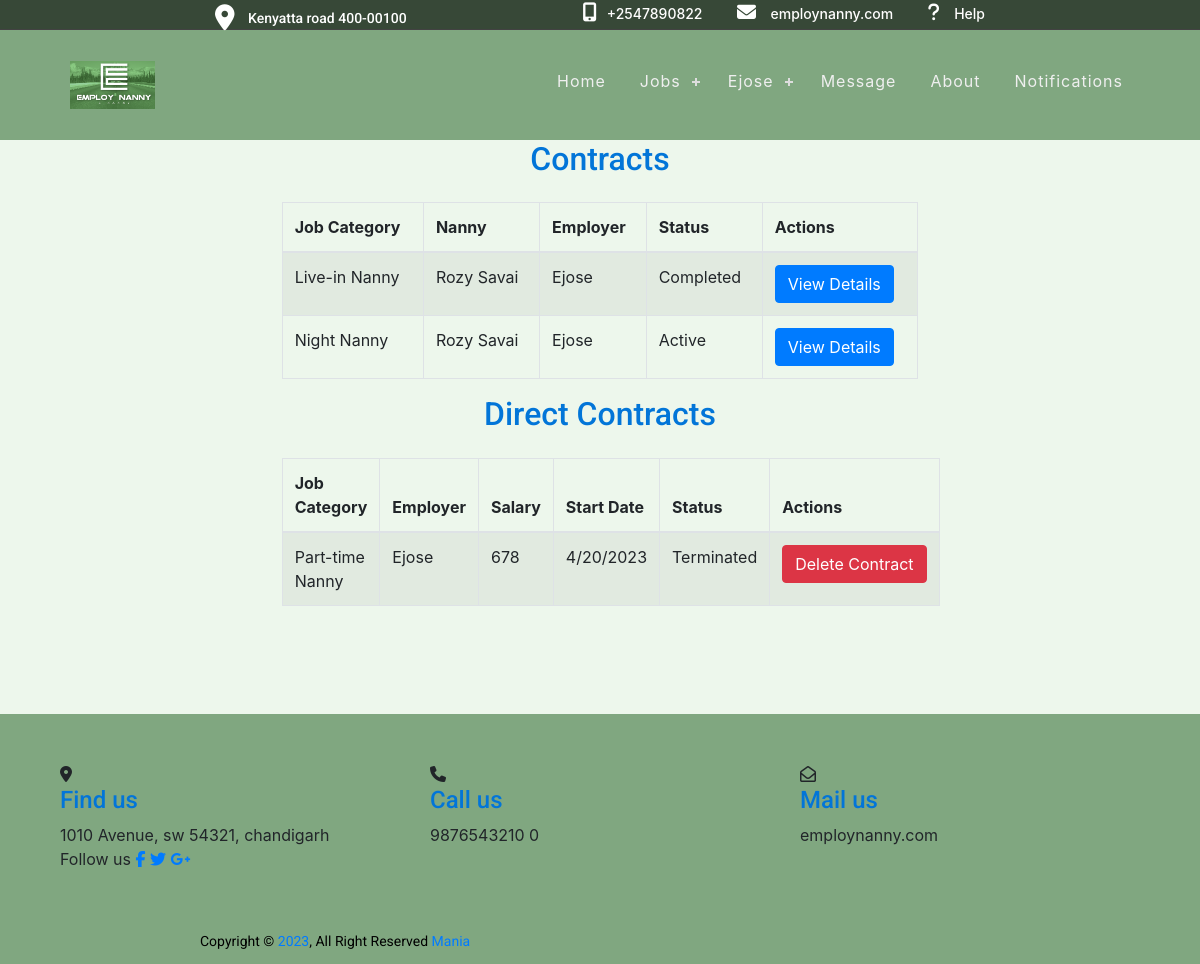
The page /contracts/all/ (signed in) on the database as committed earlier.
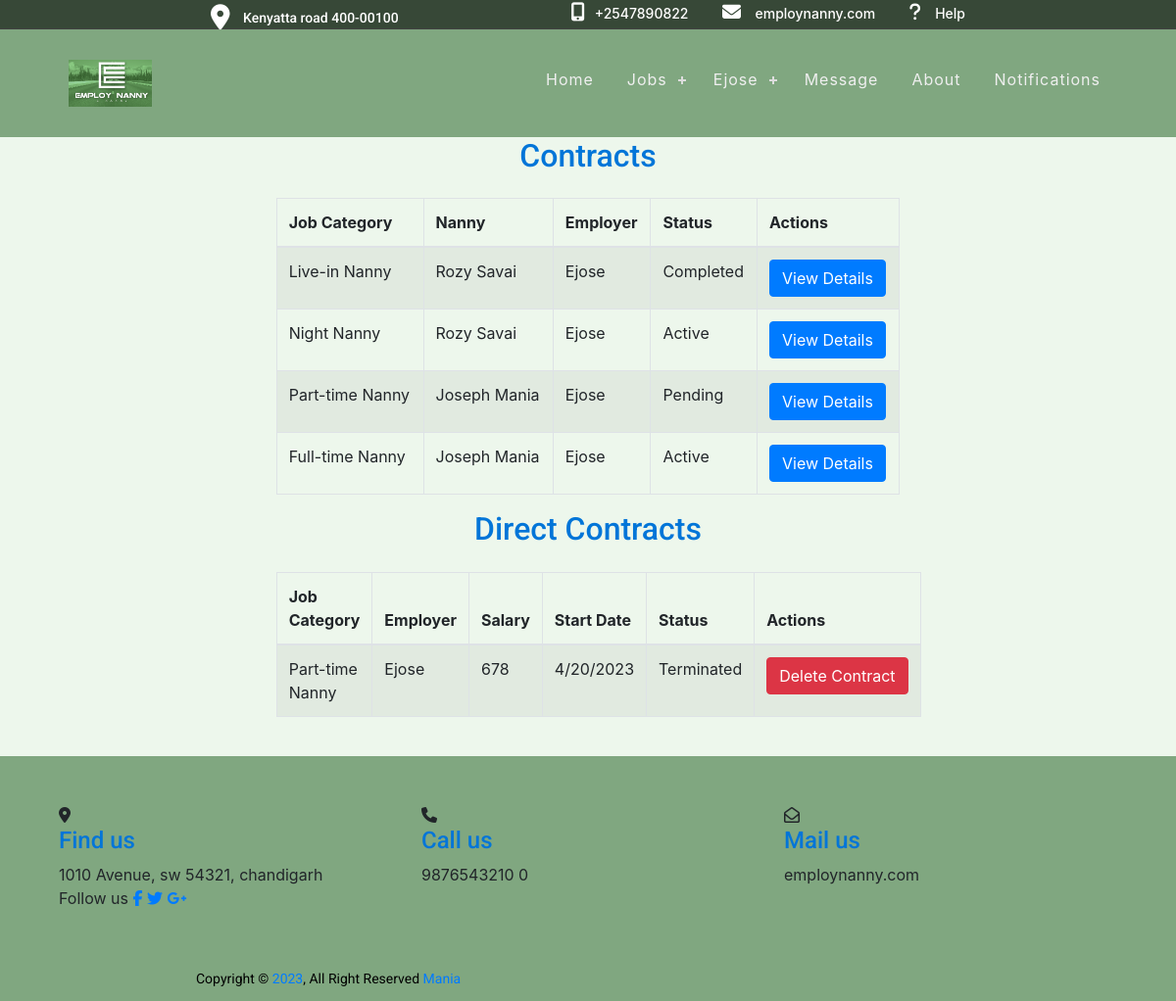
The same page on the database as committed later.
### jobapp/models.py (models this page shows, shortened)
class ContractModel(models.Model):
    job = models.ForeignKey(jobModel, on_delete=models.CASCADE, default=1)
    nanny = models.ForeignKey(NannyDetails, on_delete=models.CASCADE, limit_choices_to={
                              'user__groups__name': 'nanny'}, default=1)
    employer = models.ForeignKey(User, on_delete=models.CASCADE,  limit_choices_to={
                                 'groups__name': 'employer'}, default=1)
    start_date = models.DateField(
        auto_now_add=True,  blank=True, null=True)
    end_date = models.DateField(default=timezone.now() + timedelta(days=30))
    duration = models.CharField(
        max_length=100, choices=CONTRACT_DURATION, default="pending")
    amount = models.DecimalField(max_digits=10, decimal_places=2, default=0)
    status = models.CharField(
        max_length=100, choices=CONTRACT_STATUS, default=CONTRACT_STATUS[0][0])
    company_commission = models.DecimalField(
        max_digits=10, decimal_places=2, default=0)
    nanny_signature_image = models.ImageField(
        upload_to='nanny_signatures/', null=True, blank=True)

class jobModel(models.Model):
    employer = models.ForeignKey(User, on_delete=models.CASCADE)
    category = models.CharField(max_length=100, choices=CATEGORIES)
    city = models.CharField(max_length=100)
    addresss = models.CharField(max_length=100)
    salary = models.CharField(max_length=100)
    language = models.CharField(max_length=100)
    nanny_age = models.CharField(max_length=100, choices=AGE_GROUP_CHOICES)
    hours_per_day = models.IntegerField(default=2)
    start_date = models.DateField()
    years_of_experience = models.IntegerField(default=0)
    duration = models.CharField(max_length=100, choices=CONTRACT_DURATION)
    date_posted = models.DateTimeField(auto_now_add=True)
    job_description = models.TextField(blank=True)
    days_off = models.CharField(
        max_length=100, choices=DAYS_OFF_CHOICES, default='Every weekend')
    leave_available = models.BooleanField(choices=LEAVE_CHOICES, default=False)
    vacation_days_per_year = models.CharField(
        max_length=100, choices=VACATION_CHOICES, default='Two weeks')
    def __str__(self):
        return self.category

class DirectContract(models.Model):
    nanny = models.ForeignKey(NannyDetails, on_delete=models.CASCADE)
    employer = models.ForeignKey(User, on_delete=models.CASCADE)
    job_category = models.CharField(
        max_length=100, choices=CATEGORIES, default="Full-time Nanny")
    city = models.CharField(max_length=100)
    salary = models.IntegerField()
    start_date = models.DateField()
    end_date = models.DateField()
    job_description = models.TextField(blank=True)
    status = models.CharField(
        max_length=100, choices=CONTRACT_STATUS, default="pending")
    amount_to_receive = models.IntegerField()
    company_commission = models.IntegerField()

### users/models.py (models this page shows, shortened)
class NannyDetails(models.Model):
    user = models.OneToOneField(User, on_delete=models.CASCADE)
    first_name = models.CharField(max_length=100)
    last_name = models.CharField(max_length=100)
    phone = models.IntegerField(default=0)
    city = models.CharField(max_length=100)
    address = models.CharField(max_length=200)
    id_number = models.IntegerField(default=0)
    level_of_education = models.CharField(
        max_length=100, choices=HIGHEST_LEVEL_EDUCATION)
    recommendation_letter = models.FileField(
        upload_to='recommendations/', null=True, blank=True)
    id_front_image = models.ImageField(
        upload_to='id_images/', default=0)
    id_back_image = models.ImageField(
        upload_to='id_images/', default=0)
    good_conduct_certificate = models.FileField(
        upload_to='good_conduct/', null=True, blank=True)
    nationality = models.CharField(max_length=100, choices=NATIONALITY_CHOICES)
    availability = models.CharField(
        max_length=100, choices=AVAILABILITY_CHOICES)
    language = models.CharField(max_length=200)
    date_joined = models.DateTimeField(auto_now_add=True)
    years_of_experience = models.IntegerField(default=0)
    age_bracket = models.CharField(
        max_length=100, choices=AGE_GROUP_CHOICES, default="N/A")
    description = models.TextField(blank=True)
    image = models.ImageField(
        default='default.jpg', upload_to='nanny_profile_pics')
    def __str__(self):
        return self.first_name + ' ' + self.last_name

### jobapp/views.py (the view)
# urls.py: path('contracts/all/', views.employer_view_all_contracts,
@login_required
def employer_view_all_contracts(request):
    contracts = ContractModel.objects.filter(employer=request.user)
    direct_contracts = DirectContract.objects.filter(employer=request.user)
    context = {"contracts": contracts, "direct_contracts": direct_contracts}
    return render(request, "jobapp/view_all_contracts.html", context)

### jobapp/templatetags/jobapp_tags.py (called while the page is built)
@register.filter(name='has_group')
def has_group(user, group_name):
    return user.groups.filter(name=group_name).exists()

### jobapp/templates/jobapp/view_all_contracts.html
{% extends 'jobapp/base.html' %}
{% block content %}
<div class="container status-height">
  <div class="row justify-content-center">
    <div class="col-md-10">
      <h2 class="text-center mb-4">Contracts</h2>
      <table class="table table-bordered table-striped">
        <thead>
          <tr>
            <th>Job Category</th>
            <th>Nanny</th>
            <th>Employer</th>
            <th>Status</th>
            <th>Actions</th>
          </tr>
        </thead>
        <tbody>
          {% for contract in contracts %}
          <tr>
            <td>{{ contract.job }}</td>
            <td>{{ contract.nanny }}</td>
            <td>{{ contract.employer }}</td>
            <td {% if contract.status == 'Terminated' %}class="text-danger"{% elif contract.status == 'Active' %}class="text-primary"{% endif %}>
              {{ contract.get_status_display }}
            </td>
            <td>
              <a href="{% url 'view_contract' contract.id %}" class="btn btn-primary">View Details</a>
            </td>
          </tr>
          {% empty %}
          <tr>
            <td colspan="5">No contracts found.</td>
          </tr>
          {% endfor %}
        </tbody>
      </table>
      <h2 class="text-center mb-4">Direct Contracts</h2>
      <table class="table table-bordered table-striped">
        <thead>
          <tr>
              <th>Job Category</th>
            <th>Employer</th>
                <th>Salary</th>
            <th>Start Date</th>
            <th>Status</th>
            <th>Actions</th>
          </tr>
        </thead>
        <tbody>
          {% for contract in direct_contracts %}
          <tr>
            <td>{{ contract.job_category }}</td>
             <td>{{ contract.employer }}</td>
            <td>{{ contract.salary }}</td>
            <td>{{ contract.start_date|date:"n/j/Y" }}</td>
            <td {% if contract.status == 'Terminated' %}class="text-danger"{% elif contract.status == 'Active' %}class="text-primary"{% endif %}>
              {{ contract.get_status_display }}
            </td>
            <td>
      {% if contract.status == 'active' %}
        <a href="{% url 'accept_direct_contract' contract.id %}" class="btn btn-success">Accept Contract</a>
      {% elif contract.status == 'terminated' %}
        <a href="#" class="btn btn-danger">Delete Contract</a>
      {% elif contract.status == 'accepted' %}
        <a href="{% url 'view_contract' contract_id=contract.id %}" class="btn btn-primary">View Contract</a>
      {% endif %}
            </td>
          </tr>
          {% empty %}
          <tr>
            <td colspan="7">No direct contracts found.</td>
          </tr>
          {% endfor %}
        </tbody>
      </table>
    </div>
  </div>
</div>
{% endblock %}

Rows that differ between the two databases and show on the page:
added ContractModel: job "Part-time Nanny", nanny "Joseph Mania", employer "Ejose", status "Pending"
added ContractModel: job "Full-time Nanny", nanny "Joseph Mania", employer "Ejose", status "Active"
